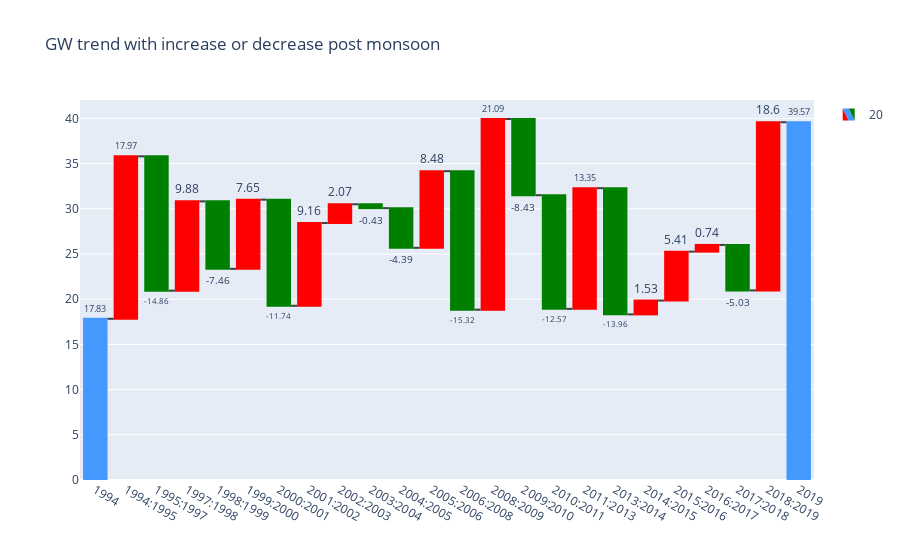

The notebook cell saved with this chart:
### Code cell
fig = go.Figure(
    go.Waterfall(
        name="20",
        orientation="v",
        measure=measure,
        x=[POST.index.tolist()[0]]
        + POST_DIFF.index.tolist()
        + [POST.index.tolist()[-1]],
        textposition="outside",
        text=[POST.iloc[0]] + list(POST_DIFF.values.round(2)) + [POST.iloc[-1]],
        y=[POST.iloc[0]] + list(POST_DIFF.values.round(2)) + [POST.iloc[-1]],
        base=0,
        increasing={"marker": {"color": "Red"}},
        decreasing={"marker": {"color": "Green"}},
        connector={"line": {"color": "rgb(63, 63, 63)"}},
    )
)

fig.update_layout(
    title="GW trend with increase or decrease post monsoon", showlegend=True
)
fig.show()

### Figure 1 — Plotly figure (JSON) as saved in the notebook; plotly's stock layout.template omitted (floating-point values rounded to 4 significant figures)
{"data": [{"base": 0, "connector": {"line": {"color": "rgb(63, 63, 63)"}}, "decreasing": {"marker": {"color": "Green"}}, "increasing": {"marker": {"color": "Red"}}, "measure": ["absolute", "relative", "relative", "relative", "relative", "relative", "relative", "relative", "relative", "relative", "relative", "relative", "relative", "relative", "relative", "relative", "relative", "relative", "relative", "relative", "relative", "relative", "relative", "absolute"], "name": "20", "orientation": "v", "text": ["17.83", "17.97", "-14.86", "9.88", "-7.46", "7.65", "-11.74", "9.16", "2.07", "-0.43", "-4.39", "8.48", "-15.32", "21.09", "-8.43", "-12.57", "13.35", "-13.96", "1.53", "5.41", "0.74", "-5.03", "18.6", "39.57"], "textposition": "outside", "type": "waterfall", "x": ["1994", "1994:1995", "1995:1997", "1997:1998", "1998:1999", "1999:2000", "2000:2001", "2001:2002", "2002:2003", "2003:2004", "2004:2005", "2005:2006", "2006:2008", "2008:2009", "2009:2010", "2010:2011", "2011:2013", "2013:2014", "2014:2015", "2015:2016", "2016:2017", "2017:2018", "2018:2019", "2019"], "y": [17.83, 17.97, -14.86, 9.88, -7.46, 7.65, -11.74, 9.16, 2.07, -0.43, -4.39, 8.48, -15.32, 21.09, -8.43, -12.57, 13.35, -13.96, 1.53, 5.41, 0.74, -5.03, 18.6, 39.57]}], "layout": {"autosize": true, "showlegend": true, "title": {"text": "GW trend with increase or decrease post monsoon"}, "xaxis": {"autorange": true, "range": [-0.5, 23.5], "type": "category"}, "yaxis": {"autorange": true, "range": [0, 42.03], "type": "linear"}}}
